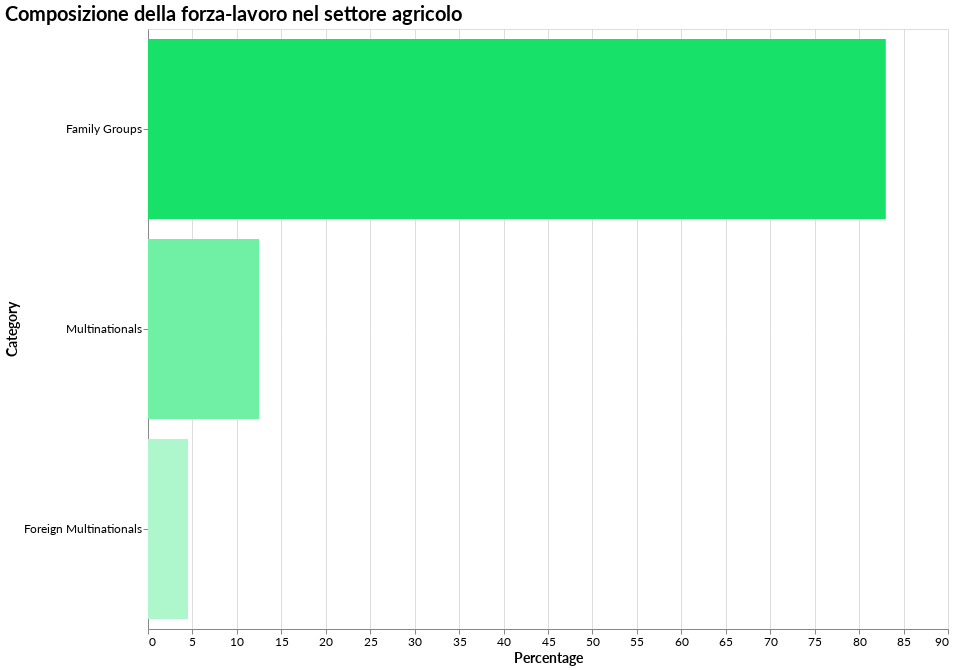

The notebook cell saved with this chart:
### Code cell
## TIPOLOGIA DI COMPAGNIA AGRICOLA

divisione_tipo = pd.DataFrame({
    'Category': ['Family Groups', 'Multinationals', 'Foreign Multinationals'],
    'Percentage': [83, 12.5, 4.5]
})

# Define custom color mapping
color_scale = alt.Scale(
    #domain=['Family >= 50%', 'Family only', 'Non-family'],
    domain=['Family Groups', 'Multinationals', 'Foreign Multinationals'],
    range=['#18E169', '#70F0A4', '#AEF6CB']
)

chart = alt.Chart(divisione_tipo).mark_bar().encode(
    y=alt.Y('Category', title='Category', sort='-x'),
    x=alt.X('Percentage', title='Percentage'),
    color=alt.Color('Category', scale=color_scale, legend=None),
    tooltip=[
        alt.Tooltip("Percentage:Q", title="Percentage")
    ]
).properties(
    title='Composizione della forza-lavoro nel settore agricolo',
    width=800,
    height=600
)

chart.display()

### Figure 1 — Vega-Lite specification as saved in the notebook (floating-point values rounded to 4 significant figures)
{"config": {"background": "transparent", "title": {"font": "Lato", "fontSize": 20, "anchor": "start", "color": "black"}, "axis": {"labelFont": "Lato", "titleFont": "Lato", "labelFontSize": 12, "titleFontSize": 14}}, "data": {"name": "data-e4f67804991f971aeaa3aa73fd12c919"}, "mark": {"type": "bar"}, "encoding": {"color": {"field": "Category", "legend": null, "scale": {"domain": ["Family Groups", "Multinationals", "Foreign Multinationals"], "range": ["#18E169", "#70F0A4", "#AEF6CB"]}, "type": "nominal"}, "tooltip": [{"field": "Percentage", "title": "Percentage", "type": "quantitative"}], "x": {"field": "Percentage", "title": "Percentage", "type": "quantitative"}, "y": {"field": "Category", "sort": "-x", "title": "Category", "type": "nominal"}}, "height": 600, "title": "Composizione della forza-lavoro nel settore agricolo", "width": 800, "$schema": "https://vega.github.io/schema/vega-lite/v5.17.0.json", "datasets": {"data-e4f67804991f971aeaa3aa73fd12c919": [{"Category": "Family Groups", "Percentage": 83.0}, {"Category": "Multinationals", "Percentage": 12.5}, {"Category": "Foreign Multinationals", "Percentage": 4.5}]}}
